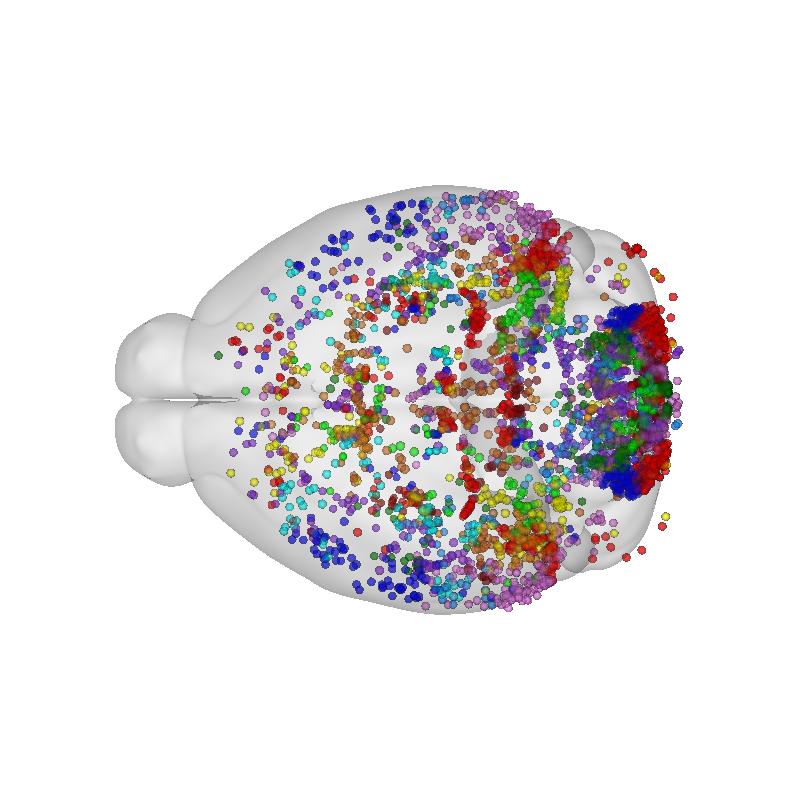
#> input picture data/soma_figs/15257.marker.png, 800 x 800 px; its folder holds only this picture in this run
$ jupyter execute --allow-errors data_collect.ipynb   (older library calls are emulated)
#> lines starting #> are read from the running program, lines starting #| are printed output that depends on the picture
[cell 1]
# venv: bouton_ana
import pandas as pd
import numpy as np
import shutil
import os
import imageio
from PIL import Image,ImageDraw,ImageFont
import random
import math

[cell 2]
# [66 lines left out: functions saveswc, get_rid, readswc, readswc_arbor, not called in this run]

## For Web data

[cell 3]
'''For soma morphometry
1. read soma morphometry
2. convert to marker
3. render in vtk and generate image
4. image seq to video
'''
somaf='TableS3_Soma_morphometry_1222.csv'
#> (the rest of this cell did not finish here and is left out)

[cell 4]
# image sequence to video
image_src='soma_figs'
# 读取所有 PNG 图片
color=(255,0,0)
images = []
for file_name in sorted(os.listdir(image_src)):
    if file_name.endswith('.png'):
        fpath=os.path.join(image_src,file_name)
        fimage=Image.open(fpath).resize([600,600]).rotate(270)
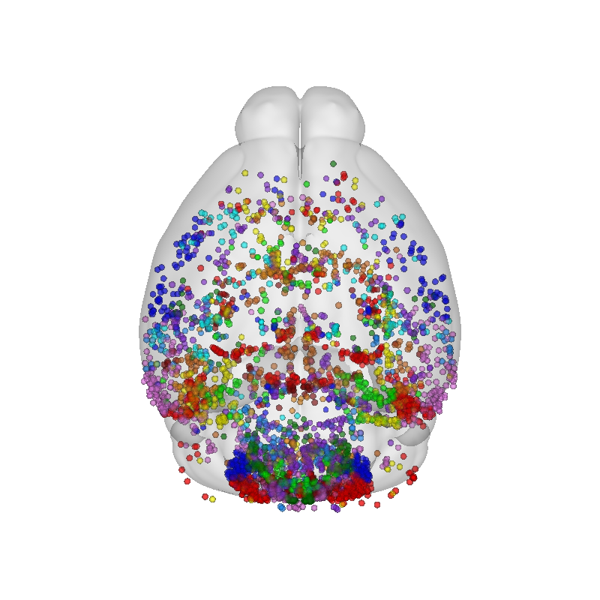
#> fimage: PIL image 600x600 RGB; mean R, G, B 230.4, 228.1, 228.9
        drawimage=ImageDraw.Draw(fimage)
        text="Brain : "+file_name.split('.')[0]
        font=ImageFont.truetype('Arial Unicode.ttf', size=50)
        # text_width, text_height = drawimage.textsize(text, font)
        x = 150
        y = 30
        drawimage.text((x, y), text, font=font, fill=color)
        # break
        images.append(fimage)
images=np.array(images)
# fimage
# 将图片转换为视频
fps = 1  # 每秒钟30帧
filepath='./soma.mp4'
#> (the rest of this cell did not finish here and is left out)

[cell 5]
'''For local morphometry:
1. morphology by image id
2. vtk
3. to video
'''

image_src='local_figs'
# 读取所有 PNG 图片
color=(255,0,0)
images = []
#> (the rest of this cell did not finish here and is left out)

[cell 6]
'''For full morphometry:
'''

image_src='full_figs'
# 读取所有 PNG 图片
color=(255,0,0)
images = []
#> (the rest of this cell did not finish here and is left out)

[cell 7]
'''For bouton morphometry: compression
'''
all1876_feas_file='R1876_feas.csv'
all_1876_feas=pd.read_csv(all1876_feas_file,index_col=['name'])
#> (reads data/R1876_feas.csv from the repository)
image_src='bouton_figs'
toimage_src='bouton_figs3'
# 读取所有 PNG 图片
color=(255,0,0)
for region in all_1876_feas['soma_region'].value_counts().keys().tolist():
    tregion=all_1876_feas[all_1876_feas['soma_region']==region].copy()
    for cell in tregion.index:
        file_name=cell+'.png'
        fpath=os.path.join(image_src,file_name)
        tofig=os.path.join(toimage_src,file_name)
        if os.path.exists(fpath) and not os.path.exists(tofig):
            fimage=Image.open(fpath).resize([600,600])
            drawimage=ImageDraw.Draw(fimage)
            text=region
            font=ImageFont.truetype('Arial Unicode.ttf', size=38)
            drawimage.text((10, 50), text, font=font, fill=color)
            fimage.save(tofig,quality=1)

[cell 8]
'''For bouton morphometry:
'''
all1876_feas_file='R1876_feas.csv'
all_1876_feas=pd.read_csv(all1876_feas_file,index_col=['name'])
image_src='bouton_figs2'
# 读取所有 PNG 图片
color=(255,0,0)
images = []
for region in all_1876_feas['soma_region'].value_counts().keys().tolist():
    tregion=all_1876_feas[all_1876_feas['soma_region']==region].copy()
    for cell in tregion.index:
        file_name=cell+'.png'
        fpath=os.path.join(image_src,file_name)
        if os.path.exists(fpath):
            fimage=Image.open(fpath)
            # [8 lines of commented-out code are left out]
            images.append(fimage)

images=np.array(images)
# fimage
fps = 3
filepath='./bouton_mst.mp4'
with imageio.get_writer(filepath, fps=fps) as video:
    for image in images:
        frame = image
        video.append_data(frame)

[cell 9]
# For motif
motifdir='/Users/jiangshengdian/Desktop/Daily/PhD_project/Platform/SD/release/motif/CCFv3'
todir='/Users/jiangshengdian/Desktop/Daily/PhD_project/Platform/SD/release/motif/CCFv3_25um_reorg'
if not os.path.exists(todir):
    os.mkdir(todir)
for root,dirs,files in os.walk(motifdir):
    for mfile in files:
        if os.path.splitext(mfile)[1] != '.swc':
            continue
        if mfile.split('_')[0] == 'unk':
            continue
        file_in=os.path.join(root,mfile)
        ptype=mfile.split('-')[0]
        ctype=mfile[len(ptype):-1].split('_')[0]
        topath=os.path.join(todir,ptype+ctype)
        if not os.path.exists(topath):
            os.mkdir(topath)
        # break
        swc=readswc(file=file_in,skiprows=1)
        tof=os.path.join(topath,mfile)
        if not os.path.exists(tof):

            saveswc(swc,tof,scale=25)

[cell 10]
'''For motif_figs:
'''

image_src='motif_figs'
# 读取所有 PNG 图片
color=(255,0,0)
images = []
#> (the rest of this cell did not finish here and is left out)

[cell 11]
# arbor
arbordir='/Users/jiangshengdian/Desktop/Daily/PhD_project/Platform/SD/release/arbor/CCFv3_sep'
todir='/Users/jiangshengdian/Desktop/Daily/PhD_project/Platform/SD/release/arbor/CCFv3_25um_sep'
if not os.path.exists(todir):
    os.mkdir(todir)

for root,dirs,files in os.walk(arbordir):
    for mfile in files:
        if os.path.splitext(mfile)[1] != '.swc':
            continue
        topath=os.path.join(todir,mfile.split('_axon')[0])
        if not os.path.exists(topath):
            os.mkdir(topath)
        # break
        file_in=os.path.join(root,mfile)
        swc=readswc_arbor(file=file_in,skiprows=3)
        tof=os.path.join(topath,mfile)
        if not os.path.exists(tof):
            saveswc(swc.drop(['label'],axis=1),tof,scale=25)
        # break

[cell 12]
'''For arbor_figs:
'''

all1876_feas_file='R1876_feas.csv'
all_1876_feas=pd.read_csv(all1876_feas_file,index_col=['name'])
image_src='arbor_figs'
toimage_src='arbor_figs_q10'
# 读取所有 PNG 图片
color=(255,0,0)
# images = []
for region in all_1876_feas['soma_region'].value_counts().keys().tolist():
    tregion=all_1876_feas[all_1876_feas['soma_region']==region].copy()
    for cell in tregion.index:
        file_name=cell+'.png'
        fpath=os.path.join(image_src,file_name)
        tofig=os.path.join(toimage_src,file_name)
        if os.path.exists(fpath) and not os.path.exists(tofig):
            fimage=Image.open(fpath).resize([600,600]).rotate(270)
            drawimage=ImageDraw.Draw(fimage)
            font=ImageFont.truetype('Arial Unicode.ttf', size=40)
            font1=ImageFont.truetype('Arial Unicode.ttf', size=38)
            drawimage.text((40, 20), cell, font=font, fill=(0,0,0))
            drawimage.text((50, 100), region, font=font1, fill=color)
            # break
            # images.append(fimage)
            fimage.save(tofig,quality=1)

# images=np.array(images)
# fimage

[cell 13]
all1876_feas_file='R1876_feas.csv'
all_1876_feas=pd.read_csv(all1876_feas_file,index_col=['name'])
image_src='arbor_figs_q10'
# 读取所有 PNG 图片
color=(255,0,0)
images = []
for region in all_1876_feas['soma_region'].value_counts().keys().tolist():
    tregion=all_1876_feas[all_1876_feas['soma_region']==region].copy()
    for cell in tregion.index:
        file_name=cell+'.png'
        fpath=os.path.join(image_src,file_name)
        if os.path.exists(fpath):
            fimage=Image.open(fpath)
            # [8 lines of commented-out code are left out]
            images.append(fimage)

images=np.array(images)

[cell 14]
fps = 3
filepath='./arbor.mp4'
with imageio.get_writer(filepath, fps=fps) as video:
    for image in images:
        frame = image
        video.append_data(frame)
